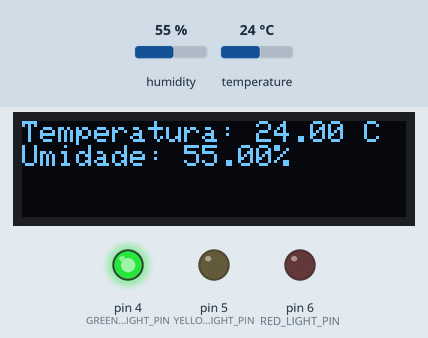
The sketch below on a simulated Arduino Uno, built with avr-gcc and run on an emulated ATmega328P. On the bench: 128×32 one-colour display, output pins drawn as LEDs (lit = HIGH). Inputs (shaded band) come from the test bench; at power-on: temperature 24 °C, humidity 55 %. The display library's start-up logo is not drawn; what the sketch prints to the serial monitor is not drawn.

Above: at 3.2 s.
3.3 s: temperature set to 16 °C
At 7.3 s:
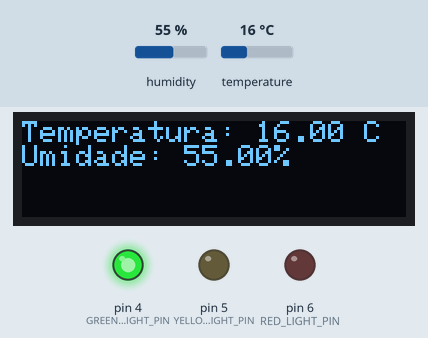
8.1 s: temperature set to 13 °C
At 10.7 s:
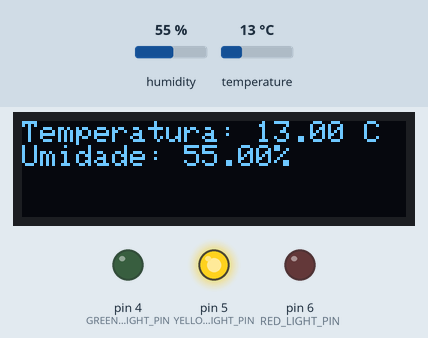
12.9 s: temperature set to 33 °C
At 15.3 s:
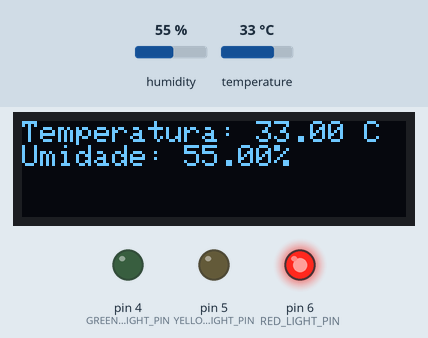
17.7 s: temperature set to 37 °C
At 18.7 s:
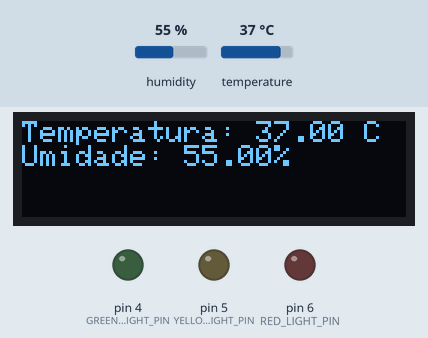
22.5 s: humidity set to 22 %
At 26.7 s:
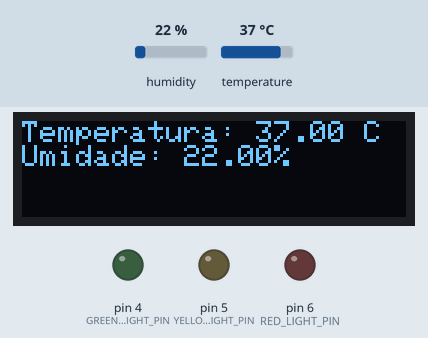
Timing chart, 0 to 28.2 s (numbered marks = the images above; inputs shaded):
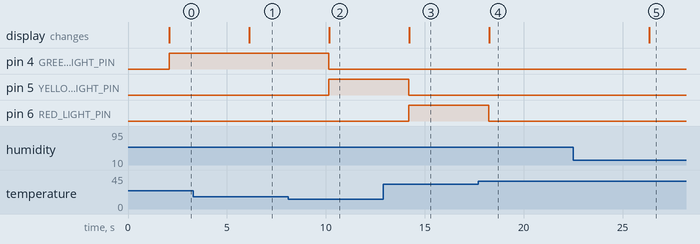

The sketch:

ChickenCoopAutomation.ino
```cpp
#include <DHT.h>
#include <Wire.h>
#include <Adafruit_GFX.h>
#include <Adafruit_SSD1306.h>

#define DHTPIN 2
#define DHTTYPE DHT11

DHT dht(DHTPIN, DHTTYPE);

#define SCREEN_WIDTH 128
#define SCREEN_HEIGHT 32
#define OLED_RESET -1
Adafruit_SSD1306 display(SCREEN_WIDTH, SCREEN_HEIGHT, &Wire, OLED_RESET);

// Define os pinos para as luzes do semáforo
#define GREEN_LIGHT_PIN 4
#define YELLOW_LIGHT_PIN 5
#define RED_LIGHT_PIN 6

void setup() {
  Serial.begin(9600);
  dht.begin();

  pinMode(GREEN_LIGHT_PIN, OUTPUT);
  pinMode(YELLOW_LIGHT_PIN, OUTPUT);
  pinMode(RED_LIGHT_PIN, OUTPUT);

  if(!display.begin(SSD1306_SWITCHCAPVCC, 0x3C)) {
    Serial.println(F("Erro ao inicializar o display OLED"));
    for(;;); // loop infinito
  }

  display.display();
  delay(2000);
  display.clearDisplay();
}

void loop() {
  float temperatura = dht.readTemperature();
  float umidade = dht.readHumidity();

  if (isnan(temperatura) || isnan(umidade)) {
    Serial.println("Erro ao ler a temperatura ou umidade!");
    return;
  }

  display.clearDisplay();
  display.setTextSize(1);
  display.setTextColor(SSD1306_WHITE);
  display.setCursor(0,0);
  display.print("Temperatura: ");
  display.print(temperatura);
  display.println(" C");
  display.print("Umidade: ");
  display.print(umidade);
  display.println("%");

  // Controle das luzes do semáforo baseado na temperatura
  if (temperatura >= 15 && temperatura <= 30) {
    digitalWrite(GREEN_LIGHT_PIN, HIGH);
    digitalWrite(YELLOW_LIGHT_PIN, LOW);
    digitalWrite(RED_LIGHT_PIN, LOW);
  } else if (temperatura > 5 && temperatura < 15) {
    digitalWrite(GREEN_LIGHT_PIN, LOW);
    digitalWrite(YELLOW_LIGHT_PIN, HIGH);
    digitalWrite(RED_LIGHT_PIN, LOW);
  } else if (temperatura > 30 && temperatura <= 35) {
    digitalWrite(GREEN_LIGHT_PIN, LOW);
    digitalWrite(YELLOW_LIGHT_PIN, LOW);
    digitalWrite(RED_LIGHT_PIN, HIGH);
  } else {
    // Desliga todas as luzes se estiver fora dos intervalos especificados
    digitalWrite(GREEN_LIGHT_PIN, LOW);
    digitalWrite(YELLOW_LIGHT_PIN, LOW);
    digitalWrite(RED_LIGHT_PIN, LOW);
  }

  display.display();

  Serial.print("Temperatura: ");
  Serial.print(temperatura);
  Serial.println(" C");
  Serial.print("Umidade: ");
  Serial.print(umidade);
  Serial.println("%");

  delay(4000);
}
```

Measured:
- the behaviour switches between 15 and 14 °C on temperature (found by bisection; images 1 and 2)
- the behaviour switches between 35 and 36 °C on temperature (found by bisection; images 3 and 4)
- after the input at 3.3 s, the display: changes after 2.8 s (image 1)
- after the input at 8.1 s, pin 4 (GREEN_LIGHT_PIN): HIGH → LOW after 2.1 s; pin 5 (YELLOW_LIGHT_PIN): LOW → HIGH after 2.1 s; the display: changes after 2.1 s (image 2)
- after the input at 12.9 s, pin 5 (YELLOW_LIGHT_PIN): HIGH → LOW after 1.3 s; pin 6 (RED_LIGHT_PIN): LOW → HIGH after 1.3 s; the display: changes after 1.3 s (image 3)
- after the input at 17.7 s, pin 6 (RED_LIGHT_PIN): HIGH → LOW after 0.54 s; the display: changes after 0.55 s (image 4)
- after the input at 22.5 s, the display: changes after 3.8 s (image 5)
